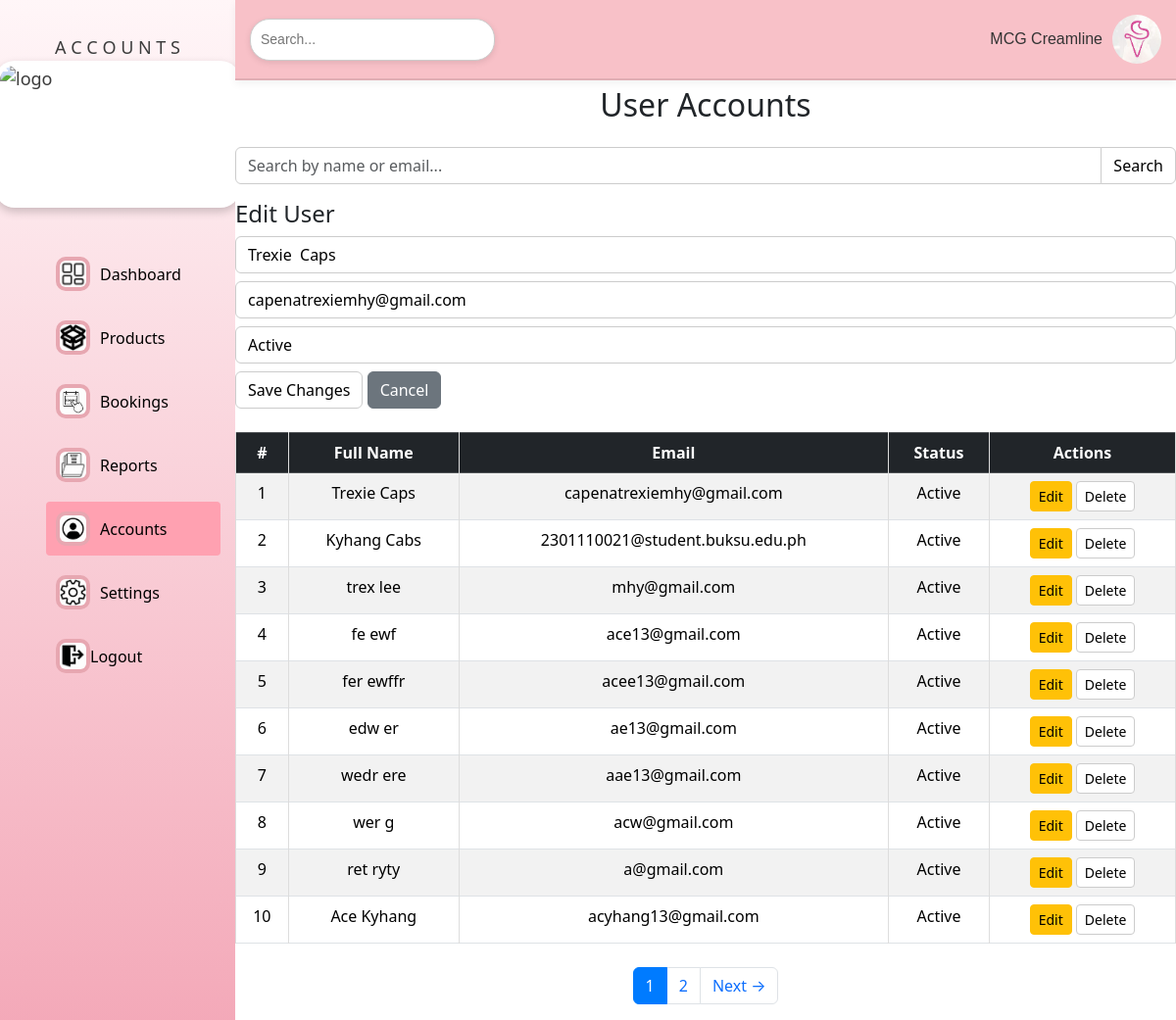
The page /Admin/account.php?edit=1 on the database its author committed.
### tables this page shows
CREATE TABLE `accounts` (
  `id` int(11) NOT NULL,
  `fullname` varchar(255) DEFAULT NULL,
  `email` varchar(255) DEFAULT NULL,
  `username` varchar(255) DEFAULT NULL,
  `status` enum('Active','Inactive') DEFAULT 'Active',
  `created_at` timestamp NOT NULL DEFAULT current_timestamp()
);

### Admin/account.php (the view, shortened to what this page needs)
<?php
require '../includes/db.php';
$search = isset($_GET['search']) ? trim($_GET['search']) : '';
$editId = isset($_GET['edit']) ? intval($_GET['edit']) : 0;
$page = isset($_GET['page']) ? max(1, intval($_GET['page'])) : 1;
$limit = 10;
$offset = ($page - 1) * $limit;
try {
    if ($search !== '') {
        $stmt = $pdo->prepare("SELECT * FROM accounts WHERE fullname LIKE ? OR email LIKE ? LIMIT $limit OFFSET $offset");
        $stmt->execute(["%$search%", "%$search%"]);
        $countStmt = $pdo->prepare("SELECT COUNT(*) FROM accounts WHERE fullname LIKE ? OR email LIKE ?");
        $countStmt->execute(["%$search%", "%$search%"]);
    } else {
        $stmt = $pdo->prepare("SELECT * FROM accounts LIMIT $limit OFFSET $offset");
        $stmt->execute();
        $countStmt = $pdo->query("SELECT COUNT(*) FROM accounts");
    }
    $accounts = $stmt->fetchAll(PDO::FETCH_ASSOC);
    $totalAccounts = $countStmt->fetchColumn();
    $totalPages = ceil($totalAccounts / $limit);
} catch (PDOException $e) {
    die("Error fetching accounts: " . $e->getMessage());
}
$editUser = null;
if ($editId) {
    $stmt = $pdo->prepare("SELECT * FROM accounts WHERE id = ?");
    $stmt->execute([$editId]);
    $editUser = $stmt->fetch(PDO::FETCH_ASSOC);
}
?>
<!DOCTYPE html>
<html>
<head>
    <link rel="stylesheet" href="styles/style.css">
    <link rel="stylesheet" href="../bootstrap/css/bootstrap.min.css">
    <link href="https://cdn.jsdelivr.net/npm/bootstrap@5.3.3/dist/css/bootstrap.min.css" rel="stylesheet">
</head>
<body>
<div class="dashboard">
    <div class="sidebar">
        <div class="heads">A C C O U N T S <img src="../images/wp.png" alt="logo"></div>
        <div class="sidebar2">
            <ul class="menu">
                <li><a href="index.php"><img src="../images/dashboard.png" alt="dashboard"><span style="padding-left: 10px;">Dashboard</span></a></li>
                <li><a href="products.php"><img src="../images/product.png" alt="products"><span style="padding-left: 10px;">Products</span></a></li>
                <li><a href="booking_table.php"><img src="../images/book.jpg" alt="bookings"><span style="padding-left: 10px;">Bookings</span></a></li>
                <li><a href="reports.php"><img src="../images/report.png" alt="reports"><span style="padding-left: 10px;">Reports</span></a></li>
                <li><a href="account.php"  class="active"><img src="../images/account.png" alt="accounts"><span style="padding-left: 10px;">Accounts</span></a></li>
                <li><a href="settings.php"><img src="../images/settings.png" alt="settings"><span style="padding-left: 10px;">Settings</span></a></li>
                <li>
                    <a href="#" onclick="confirmLogout()"><img src="../images/logout.png"> <span>Logout</span></a>
                </li>
            </ul>
        </div>
    </div>
    <div class="main-content">
        <div class="topbar">
            <div class="search">
                <input type="text" placeholder="Search...">
            </div>
            <div class="user-profile">
                <span>MCG Creamline</span>
                <img src="../images/ice.png" alt="User">
            </div>
        </div>
            <div class="content"style="overflow-y: auto;">
                <h2 class="text-center mb-4">User Accounts</h2>
                <form method="GET" class="mb-3">
                    <div class="input-group">
                        <input type="text" name="search" class="form-control" placeholder="Search by name or email..." value="<?= htmlspecialchars($search) ?>" id="searchInput">
                        <button type="submit" class="btn btn-primary">Search</button>
                    </div>
                </form>
                <?php if ($editUser): ?>
                    <form method="POST" class="mb-4">
                        <h4>Edit User</h4>
                        <div class="mb-2">
                            <input type="text" name="fullname" class="form-control" placeholder="Full Name" value="<?= htmlspecialchars($editUser['fullname']) ?>" required>
                        </div>
                        <div class="mb-2">
                            <input type="email" name="email" class="form-control" placeholder="Email" value="<?= htmlspecialchars($editUser['email']) ?>" required>
                        </div>
                        <div class="mb-2">
                            <select name="status" class="form-control">
                                <option value="active" <?= $editUser['status'] === 'active' ? 'selected' : '' ?>>Active</option>
                            </select>
                        </div>
                        <button type="submit" class="btn btn-success">Save Changes</button>
                        <a href="account.php" class="btn btn-secondary">Cancel</a>
                    </form>
                <?php endif; ?>
                <?php if (count($accounts) > 0): ?>
                    <table class="table table-bordered table-striped">
                        <thead class="table-dark">
                            <tr>
                                <th>#</th>
                                <th>Full Name</th>
                                <th>Email</th>
                                <th>Status</th>
                                <th>Actions</th>
                            </tr>
                        </thead>
                        <tbody>
                            <?php foreach ($accounts as $index => $account): ?>
                                <tr>
                                    <td><?= $offset + $index + 1; ?></td>
                                    <td><?= htmlspecialchars($account['fullname']); ?></td>
                                    <td><?= htmlspecialchars($account['email']); ?></td>
                                    <td><?= ucfirst($account['status']); ?></td>
                                    <td>
                                        <a href="?edit=<?= $account['id']; ?>&page=<?= $page ?>&search=<?= urlencode($search) ?>" class="btn btn-sm btn-warning">Edit</a>
                                        <form method="POST" onsubmit="return confirm('Delete this user?');" style="display:inline;">
                                            <button type="submit" class="btn btn-sm btn-danger">Delete</button>
                                        </form>
                                    </td>
                                </tr>
                            <?php endforeach; ?>
                        </tbody>
                    </table>
                    <nav>
                        <ul class="pagination justify-content-center mt-4">
                            <?php for ($i = 1; $i <= $totalPages; $i++): ?>
                                <li class="page-item <?= $i == $page ? 'active' : '' ?>">
                                    <a class="page-link" href="?<?= http_build_query(['page' => $i, 'search' => $search]) ?>"><?= $i ?></a>
                                </li>
                            <?php endfor; ?>
                            <?php if ($page < $totalPages): ?>
                                <li class="page-item">
                                    <a class="page-link" href="?<?= http_build_query(['page' => $page + 1, 'search' => $search]) ?>">Next →</a>
                                </li>
                            <?php endif; ?>
                        </ul>
                    </nav>
                <?php else: ?>
                    <div class="alert alert-warning text-center">No user found.</div>
                <?php endif; ?>
            </div>
        </div>
    </div>
</body>
</html>

### Admin/styles/style.css (style rules this page uses)
* { margin: 0; padding: 0; box-sizing: border-box; }
body { background-color: #ffffff; font-family: Cambria, Cochin, Georgia, Times, 'Times New Roman', serif; }
.dashboard { display: flex; height: 100vh; }
.sidebar { width: 20%; padding: 15px; background: linear-gradient(rgba(255, 245, 247, 0.9), rgba(236, 112, 138, 0.6)); color: #3c3c3c; }
.sidebar .heads { display: flex; flex-direction: column; align-items: center; justify-content: center; padding: 20px; font-size: 18px; }
.sidebar .heads img { width: 250px; height: 150px; margin-bottom: 20px; padding: 5px; background-color: #fff; border-radius: 20px; box-shadow: 0 4px 10px rgba(0, 0, 0, 0.2); transition: all 0.3s ease; }
.sidebar .menu { list-style: none; }
.sidebar .menu li { margin-bottom: 10px; }
.sidebar .menu li a { color: black; text-decoration: none; display: flex; align-items: center; padding: 10px; border-radius: 4px; }
.sidebar .menu li a img { width: 35px; height: 35px; padding: 4px; background-color: rgb(231, 167, 177); border-radius: 10px; }
.sidebar .menu li a.active { background-color: rgb(255, 161, 177); }
.topbar { display: flex; justify-content: space-between; align-items: center; padding: 15px; background-color: #f8c1c8; font-family: 'Verdana', Geneva, Tahoma, sans-serif; font-size: 16px; color: #333; border-bottom: 2px solid #e0aeb4; box-shadow: 0 4px 8px rgba(0, 0, 0, 0.05); transition: background-color 0.3s ease-in-out; }
.topbar .search input { padding: 10px; border: 1px solid #cccccc; border-radius: 20px; background-color: #fff; font-size: 14px; width: 250px; box-shadow: 0 2px 6px rgba(0, 0, 0, 0.1); transition: width 0.3s ease-in-out; }
.topbar .user-profile { display: flex; align-items: center; }
.topbar .user-profile img { margin-left: 10px; border-radius: 25px; width: 50px; height: 50px; }
.main-content { display: flex; flex-direction: column; flex: 1; background-color: #ffffff; }
table { width: 100%; border-collapse: collapse; text-align: center; margin: 0 auto; }
table th, table td { padding: 12px; border: 1px solid #ddd; }
table th { background-color: #4CAF50; color: white; }
.content { padding-top: 3px; margin-top: 3px; overflow-y: auto; }
.pagination .page-item.active .page-link { background-color: #007bff; border-color: #007bff; color: white; }
body.light-mode input, body.light-mode select, body.light-mode button { background-color: #fff; color: #000; border: 1px solid #ccc; }

### rows shown on the page
accounts: fullname "Trexie Caps", email "capenatrexiemhy@gmail.com", index "1", status "Active"
accounts: index "2", fullname "Kyhang Cabs", email "2301110021@student.buksu.edu.ph", status "Active"
accounts: index "3", fullname "trex lee", email "mhy@gmail.com", status "Active"
accounts: index "4", fullname "fe ewf", email "ace13@gmail.com", status "Active"
accounts: index "5", fullname "fer ewffr", email "acee13@gmail.com", status "Active"
accounts: index "6", fullname "edw er", email "ae13@gmail.com", status "Active"
accounts: index "7", fullname "wedr ere", email "aae13@gmail.com", status "Active"
accounts: index "8", fullname "wer g", email "acw@gmail.com", status "Active"
accounts: index "9", fullname "ret ryty", email "a@gmail.com", status "Active"
accounts: index "10", fullname "Ace Kyhang", email "acyhang13@gmail.com", status "Active"
